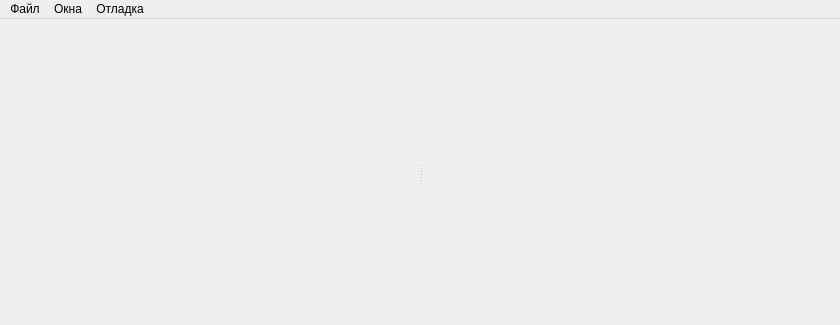
<?xml version="1.0" encoding="UTF-8"?>
<ui version="4.0">
 <class>FMain</class>
 <widget class="QMainWindow" name="FMain">
  <property name="geometry">
   <rect>
    <x>0</x>
    <y>0</y>
    <width>840</width>
    <height>325</height>
   </rect>
  </property>
  <property name="windowTitle">
   <string>zQuery</string>
  </property>
  <widget class="QWidget" name="cw">
   <layout class="QVBoxLayout" name="verticalLayout_2">
    <item>
     <widget class="QSplitter" name="splitter">
      <property name="orientation">
       <enum>Qt::Horizontal</enum>
      </property>
      <property name="handleWidth">
       <number>3</number>
      </property>
      <property name="childrenCollapsible">
       <bool>false</bool>
      </property>
      <widget class="QWidget" name="horizontalLayoutWidget">
       <layout class="QHBoxLayout" name="lyLft">
        <property name="spacing">
         <number>2</number>
        </property>
       </layout>
      </widget>
      <widget class="QWidget" name="verticalLayoutWidget">
       <layout class="QVBoxLayout" name="lyRgt">
        <property name="spacing">
         <number>2</number>
        </property>
       </layout>
      </widget>
     </widget>
    </item>
   </layout>
  </widget>
  <widget class="QMenuBar" name="mm">
   <property name="geometry">
    <rect>
     <x>0</x>
     <y>0</y>
     <width>840</width>
     <height>20</height>
    </rect>
   </property>
   <widget class="QMenu" name="mFile">
    <property name="title">
     <string>Файл</string>
    </property>
    <addaction name="separator"/>
    <addaction name="aExit"/>
   </widget>
   <widget class="QMenu" name="mDebug">
    <property name="title">
     <string>Отладка</string>
    </property>
    <addaction name="separator"/>
    <addaction name="aTest"/>
   </widget>
   <widget class="QMenu" name="menu">
    <property name="title">
     <string>Окна</string>
    </property>
    <addaction name="aConn"/>
    <addaction name="separator"/>
    <addaction name="aLog"/>
   </widget>
   <addaction name="mFile"/>
   <addaction name="menu"/>
   <addaction name="mDebug"/>
  </widget>
  <action name="aExit">
   <property name="text">
    <string>Выход</string>
   </property>
  </action>
  <action name="aTest">
   <property name="text">
    <string>Проба</string>
   </property>
  </action>
  <action name="aLog">
   <property name="text">
    <string>Лог</string>
   </property>
  </action>
  <action name="aConn">
   <property name="text">
    <string>Подключение</string>
   </property>
  </action>
 </widget>
 <layoutdefault spacing="6" margin="11"/>
 <resources/>
 <connections/>
</ui>
